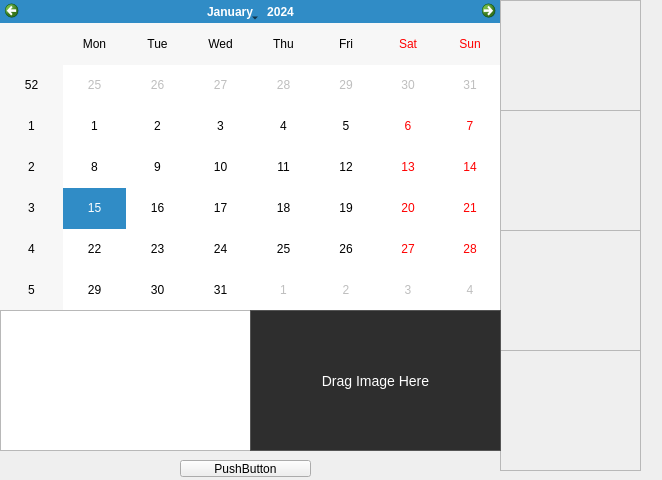
<?xml version="1.0" encoding="UTF-8"?>
<ui version="4.0">
 <class>MainWindow</class>
 <widget class="QMainWindow" name="MainWindow">
  <property name="geometry">
   <rect>
    <x>0</x>
    <y>0</y>
    <width>662</width>
    <height>480</height>
   </rect>
  </property>
  <property name="mouseTracking">
   <bool>true</bool>
  </property>
  <property name="tabletTracking">
   <bool>false</bool>
  </property>
  <property name="windowTitle">
   <string>MainWindow</string>
  </property>
  <widget class="QWidget" name="centralwidget">
   <property name="mouseTracking">
    <bool>true</bool>
   </property>
   <property name="tabletTracking">
    <bool>false</bool>
   </property>
   <widget class="QCalendarWidget" name="calendarWidget">
    <property name="geometry">
     <rect>
      <x>0</x>
      <y>0</y>
      <width>501</width>
      <height>311</height>
     </rect>
    </property>
   </widget>
   <widget class="QScrollArea" name="scrollArea_1">
    <property name="geometry">
     <rect>
      <x>500</x>
      <y>0</y>
      <width>141</width>
      <height>111</height>
     </rect>
    </property>
    <property name="widgetResizable">
     <bool>true</bool>
    </property>
    <widget class="QWidget" name="scrollAreaWidgetContents">
     <property name="geometry">
      <rect>
       <x>0</x>
       <y>0</y>
       <width>139</width>
       <height>109</height>
      </rect>
     </property>
     <property name="sizePolicy">
      <sizepolicy hsizetype="Expanding" vsizetype="Expanding">
       <horstretch>0</horstretch>
       <verstretch>0</verstretch>
      </sizepolicy>
     </property>
     <widget class="QWidget" name="verticalLayoutWidget">
      <property name="geometry">
       <rect>
        <x>0</x>
        <y>0</y>
        <width>2</width>
        <height>2</height>
       </rect>
      </property>
      <layout class="QVBoxLayout" name="verticalLayout"/>
     </widget>
    </widget>
   </widget>
   <widget class="QScrollArea" name="scrollArea_2">
    <property name="geometry">
     <rect>
      <x>500</x>
      <y>110</y>
      <width>141</width>
      <height>121</height>
     </rect>
    </property>
    <property name="widgetResizable">
     <bool>true</bool>
    </property>
    <widget class="QWidget" name="scrollAreaWidgetContents_2">
     <property name="geometry">
      <rect>
       <x>0</x>
       <y>0</y>
       <width>139</width>
       <height>119</height>
      </rect>
     </property>
     <property name="sizePolicy">
      <sizepolicy hsizetype="Expanding" vsizetype="Expanding">
       <horstretch>0</horstretch>
       <verstretch>0</verstretch>
      </sizepolicy>
     </property>
     <widget class="QWidget" name="verticalLayoutWidget_2">
      <property name="geometry">
       <rect>
        <x>0</x>
        <y>0</y>
        <width>2</width>
        <height>2</height>
       </rect>
      </property>
      <layout class="QVBoxLayout" name="verticalLayout_2"/>
     </widget>
    </widget>
   </widget>
   <widget class="QScrollArea" name="scrollArea_3">
    <property name="geometry">
     <rect>
      <x>500</x>
      <y>230</y>
      <width>141</width>
      <height>121</height>
     </rect>
    </property>
    <property name="widgetResizable">
     <bool>true</bool>
    </property>
    <widget class="QWidget" name="scrollAreaWidgetContents_3">
     <property name="geometry">
      <rect>
       <x>0</x>
       <y>0</y>
       <width>139</width>
       <height>119</height>
      </rect>
     </property>
     <widget class="QWidget" name="verticalLayoutWidget_3">
      <property name="geometry">
       <rect>
        <x>0</x>
        <y>9</y>
        <width>2</width>
        <height>2</height>
       </rect>
      </property>
      <layout class="QVBoxLayout" name="verticalLayout_3"/>
     </widget>
    </widget>
   </widget>
   <widget class="QTextEdit" name="textEdit">
    <property name="geometry">
     <rect>
      <x>0</x>
      <y>310</y>
      <width>251</width>
      <height>141</height>
     </rect>
    </property>
    <property name="html">
     <string>&lt;!DOCTYPE HTML PUBLIC &quot;-//W3C//DTD HTML 4.0//EN&quot; &quot;http://www.w3.org/TR/REC-html40/strict.dtd&quot;&gt;
&lt;html&gt;&lt;head&gt;&lt;meta name=&quot;qrichtext&quot; content=&quot;1&quot; /&gt;&lt;style type=&quot;text/css&quot;&gt;
p, li { white-space: pre-wrap; }
&lt;/style&gt;&lt;/head&gt;&lt;body style=&quot; font-family:'MS Shell Dlg 2'; font-size:8pt; font-weight:400; font-style:normal;&quot;&gt;
&lt;p style=&quot;-qt-paragraph-type:empty; margin-top:0px; margin-bottom:0px; margin-left:0px; margin-right:0px; -qt-block-indent:0; text-indent:0px;&quot;&gt;&lt;br /&gt;&lt;/p&gt;&lt;/body&gt;&lt;/html&gt;</string>
    </property>
   </widget>
   <widget class="QScrollArea" name="scrollArea_4">
    <property name="geometry">
     <rect>
      <x>500</x>
      <y>350</y>
      <width>141</width>
      <height>121</height>
     </rect>
    </property>
    <property name="widgetResizable">
     <bool>true</bool>
    </property>
    <widget class="QWidget" name="scrollAreaWidgetContents_4">
     <property name="geometry">
      <rect>
       <x>0</x>
       <y>0</y>
       <width>139</width>
       <height>119</height>
      </rect>
     </property>
     <widget class="QWidget" name="verticalLayoutWidget_4">
      <property name="geometry">
       <rect>
        <x>0</x>
        <y>9</y>
        <width>2</width>
        <height>2</height>
       </rect>
      </property>
      <layout class="QVBoxLayout" name="verticalLayout_5"/>
     </widget>
    </widget>
   </widget>
   <widget class="QLabel" name="label">
    <property name="geometry">
     <rect>
      <x>250</x>
      <y>310</y>
      <width>251</width>
      <height>141</height>
     </rect>
    </property>
    <property name="acceptDrops">
     <bool>true</bool>
    </property>
    <property name="styleSheet">
     <string notr="true">border: 1px solid #555;
     
        background-color: #2e2e2e;
        color: white;
        font-size: 14px;
        padding: 10px;</string>
    </property>
    <property name="text">
     <string>Drag Image Here</string>
    </property>
    <property name="alignment">
     <set>Qt::AlignCenter</set>
    </property>
   </widget>
   <widget class="QPushButton" name="ok_button">
    <property name="geometry">
     <rect>
      <x>180</x>
      <y>460</y>
      <width>131</width>
      <height>17</height>
     </rect>
    </property>
    <property name="text">
     <string>PushButton</string>
    </property>
   </widget>
  </widget>
 </widget>
 <resources/>
 <connections/>
</ui>
